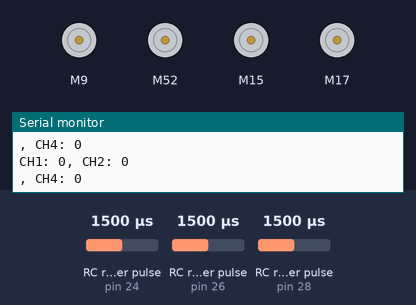
Simulated run of this sketch. Board: Arduino Mega 2560, built with avr-gcc and run on an emulated ATmega2560. On the bench: 4 × DC motor (green arrow = forward, orange = backward, longer = faster), the last lines printed to the serial monitor. Wiring (inferred from the names in the program): 3 × RC receiver channel: data pin 24 / data pin 26 / data pin 28. The inputs (shaded band) are chosen by the test bench; at power-on: RC receiver pulse (sensors on pin 24, pin 26, pin 28) 1500 µs.

Above: at 1.2 s.
1.3 s: RC receiver pulse (sensor on pin 24) set to 1020 µs
At 2.4 s:
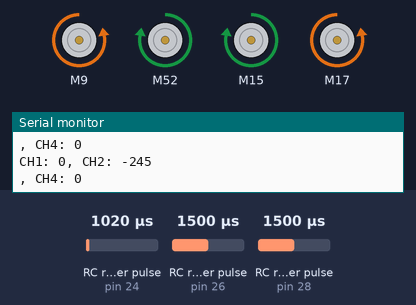
2.8 s: RC receiver pulse (sensor on pin 26) set to 1020 µs
At 4.0 s:
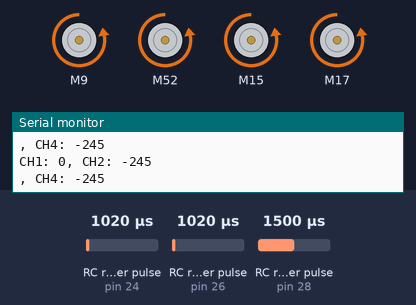
4.3 s: RC receiver pulse (sensor on pin 26) set to 1250 µs
At 4.7 s:
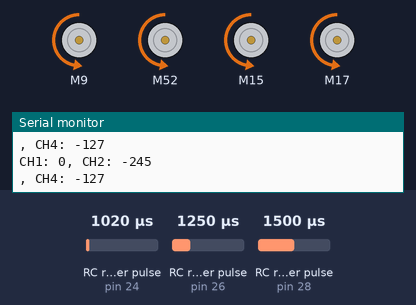
5.8 s: RC receiver pulse (sensor on pin 26) set to 1750 µs
At 7.0 s:
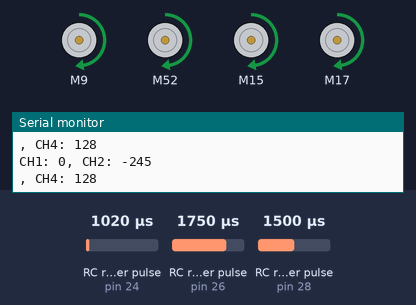
7.3 s: RC receiver pulse (sensor on pin 26) set to 1980 µs
At 7.7 s:
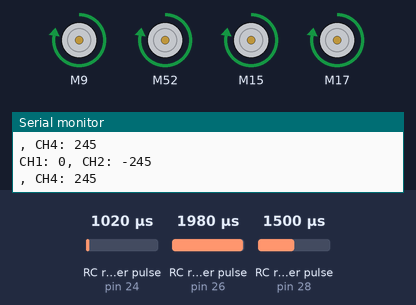
8.8 s: RC receiver pulse (sensor on pin 26) set to 1500 µs
At 9.3 s:
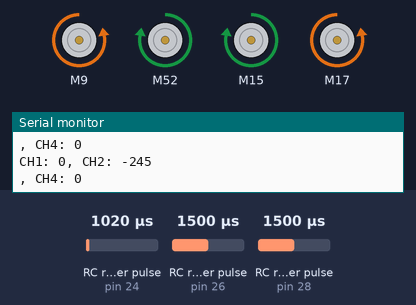
Timing chart, 0 to 11.3 s (numbered marks = the images above; inputs shaded):
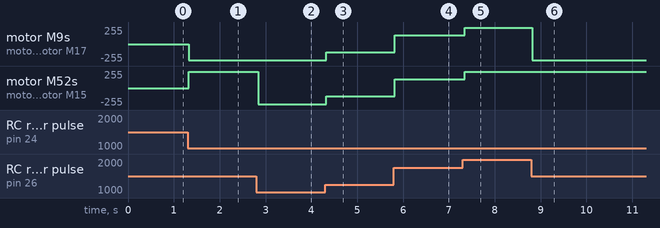

Measured:
- after the input at 1.3 s, motor M9, motor M17: stopped → backward 245/255 at once; motor M52, motor M15: stopped → forward 245/255 at once
- after the input at 2.8 s, motor M52, motor M15: forward 245/255 → backward 245/255 at once
- after the input at 4.3 s, motor M9, motor M52, motor M15, motor M17: backward 245/255 → backward 127/255 at once
- after the input at 5.8 s, motor M9, motor M52, motor M15, motor M17: backward 127/255 → forward 128/255 at once
- after the input at 7.3 s, motor M9, motor M52, motor M15, motor M17: forward 128/255 → forward 245/255 at once
- after the input at 8.8 s, motor M9, motor M17: forward 245/255 → backward 245/255 at once

The sketch:

locomotion_with_cytron___RC.ino
```cpp
#include "CytronMotorDriver.h"

CytronMD motor1(PWM_DIR, 9, 8);
CytronMD motor2(PWM_DIR, 52, 50);
CytronMD motor3(PWM_DIR, 15, 14);
CytronMD motor4(PWM_DIR, 17, 16);

#define CH1_PIN 28
#define CH2_PIN 24
#define CH4_PIN 26

void setup() {
  Serial.begin(115200);
}

int readPWM(int pin) {
  int duration = pulseIn(pin, HIGH);
  return map(duration, 1000, 2000, -255, 255);
}

void loop() {
  int ch1 = readPWM(CH1_PIN);
  int ch2 = readPWM(CH2_PIN);
  int ch4 = readPWM(CH4_PIN);

  int speed1 = 0, speed2 = 0, speed3 = 0, speed4 = 0;

  if (ch2 <= -70 | ch2 >= 70) { // Forward
    speed1 = ch2; speed2 = -ch2; speed3 = -ch2; speed4 = ch2;}
  // } else if (ch2 >= 70) { // Backward
  //   speed1 = 128; speed2 = -128; speed3 = -128; speed4 = 128;
  // }

  if (ch1 <= -70 | ch1 >= 70) { // Turn left
    speed1 = ch1; speed2 = ch1; speed3 = -ch1; speed4 = -ch1;
  }
  //  else if (ch1 >= 70) { // Turn right
  //   speed1 = -128; speed2 = -128; speed3 = 128; speed4 = 128;
  // }

  if (ch4 <= -90 | ch4 >= 90) { // Right rotation
    speed1 = ch4; speed2 = ch4; speed3 = ch4; speed4 = ch4;
  }
  // else if (ch4 >= 90) { // Left rotation
  //   speed1 = 128; speed2 = 128; speed3 = 128; speed4 = 128;
  // }

  if ((ch1 < 70 && ch1 > -70) && (ch2 < 70 && ch2 > -70) && (ch4 < 90 && ch4 > -90)) {
    speed1 = 0; speed2 = 0; speed3 = 0; speed4 = 0;
  }

  motor1.setSpeed(speed1);
  motor2.setSpeed(speed2);
  motor3.setSpeed(speed3);
  motor4.setSpeed(speed4);

  Serial.print("CH1: ");
  Serial.print(ch1);
  Serial.print(", CH2: ");
  Serial.println(ch2);
  Serial.print(", CH4: ");
  Serial.println(ch4);}
```
